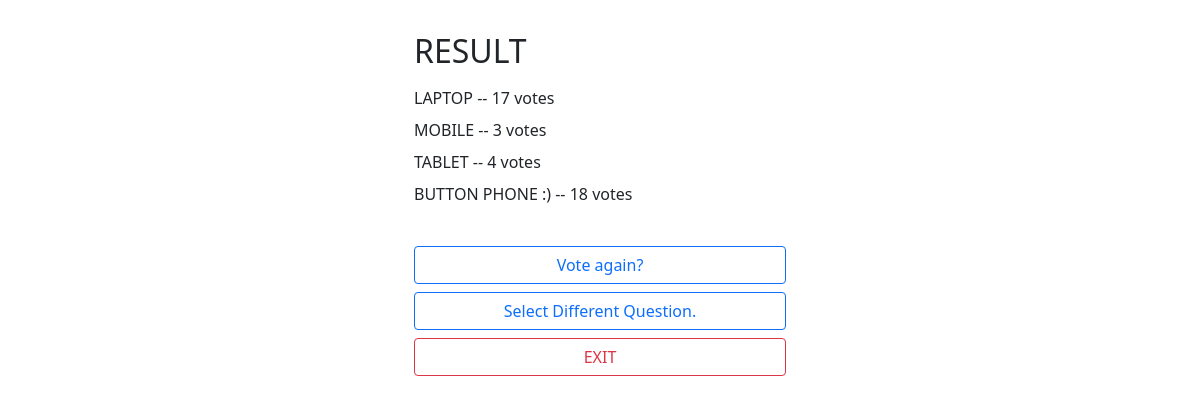
The app's page /polls/2/results/ with its own data.
### polls/models.py (models this page shows, shortened)
class Choice(models.Model):
    question = models.ForeignKey(Question, on_delete=models.CASCADE)
    choice_text = models.CharField(max_length=200)
    votes = models.IntegerField(default=0)

### polls/views.py (the view)
# urls.py: path('<int:pk>/results/', views.ResultsView.as_view(), name='results'),
class ResultsView(generic.DetailView):
    model = Question
    template_name = 'polls/results.html'

### polls/templates/polls/results.html
{% extends "polls/look.html" %}
{% block content %}
<div class="d-grid gap-2 col-4 mx-auto">
<br>
  <h2>RESULT</h2>
{% for choice in question.choice_set.all %}
    <a>{{ choice.choice_text }} -- {{ choice.votes }} vote{{ choice.votes|pluralize }}</a>
{% endfor %}
<br>
<a href="{% url 'polls:detail' question.id %}" class="btn btn-outline-primary">Vote again?</a>
<a class="btn btn-outline-primary" href="{% url 'polls:index' %}" >Select Different Question.</a>
<a class="btn btn-outline-danger" href="{% url 'home' %}" >EXIT</a>
</div>
{% endblock %}

### records on screen
Choice: choice_text "LAPTOP", votes "17"
Choice: choice_text "MOBILE", votes "3"
Choice: choice_text "TABLET", votes "4"
Choice: choice_text "BUTTON PHONE :)", votes "18"
